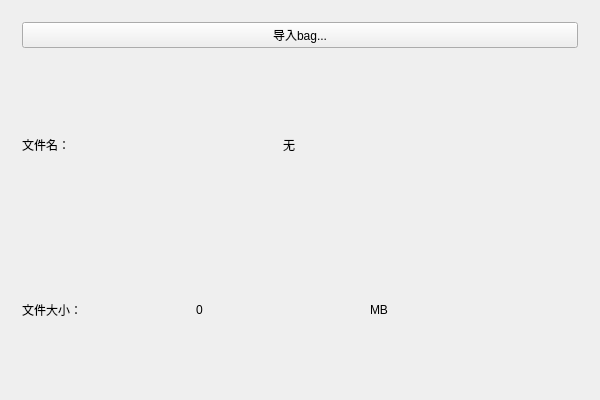
<?xml version="1.0" encoding="UTF-8"?>
<ui version="4.0">
 <class>DataWidgetClass</class>
 <widget class="QWidget" name="DataWidgetClass">
  <property name="geometry">
   <rect>
    <x>0</x>
    <y>0</y>
    <width>600</width>
    <height>400</height>
   </rect>
  </property>
  <property name="windowTitle">
   <string>DataWidget</string>
  </property>
  <layout class="QGridLayout" name="gridLayout">
   <item row="0" column="0">
    <widget class="QWidget" name="widget" native="true">
     <layout class="QGridLayout" name="gridLayout_2">
      <item row="0" column="0">
       <widget class="QPushButton" name="pB_import_bag">
        <property name="text">
         <string>导入bag...</string>
        </property>
       </widget>
      </item>
     </layout>
    </widget>
   </item>
   <item row="1" column="0">
    <widget class="QWidget" name="widget_2" native="true">
     <layout class="QHBoxLayout" name="horizontalLayout">
      <item>
       <widget class="QLabel" name="label">
        <property name="text">
         <string>文件名：</string>
        </property>
       </widget>
      </item>
      <item>
       <widget class="QLabel" name="lbl_filename">
        <property name="text">
         <string>无</string>
        </property>
       </widget>
      </item>
      <item>
       <spacer name="horizontalSpacer">
        <property name="orientation">
         <enum>Qt::Vertical</enum>
        </property>
        <property name="sizeHint" stdset="0">
         <size>
          <width>40</width>
          <height>20</height>
         </size>
        </property>
       </spacer>
      </item>
     </layout>
    </widget>
   </item>
   <item row="2" column="0">
    <widget class="QWidget" name="widget_3" native="true">
     <layout class="QHBoxLayout" name="horizontalLayout_2">
      <item>
       <widget class="QLabel" name="label_3">
        <property name="text">
         <string>文件大小：</string>
        </property>
       </widget>
      </item>
      <item>
       <widget class="QLabel" name="lbl_filesize">
        <property name="text">
         <string>0</string>
        </property>
       </widget>
      </item>
      <item>
       <widget class="QLabel" name="label_4">
        <property name="text">
         <string>MB</string>
        </property>
       </widget>
      </item>
      <item>
       <spacer name="horizontalSpacer_2">
        <property name="orientation">
         <enum>Qt::Vertical</enum>
        </property>
        <property name="sizeHint" stdset="0">
         <size>
          <width>40</width>
          <height>20</height>
         </size>
        </property>
       </spacer>
      </item>
     </layout>
    </widget>
   </item>
  </layout>
 </widget>
 <layoutdefault spacing="6" margin="11"/>
 <resources/>
 <connections/>
</ui>
